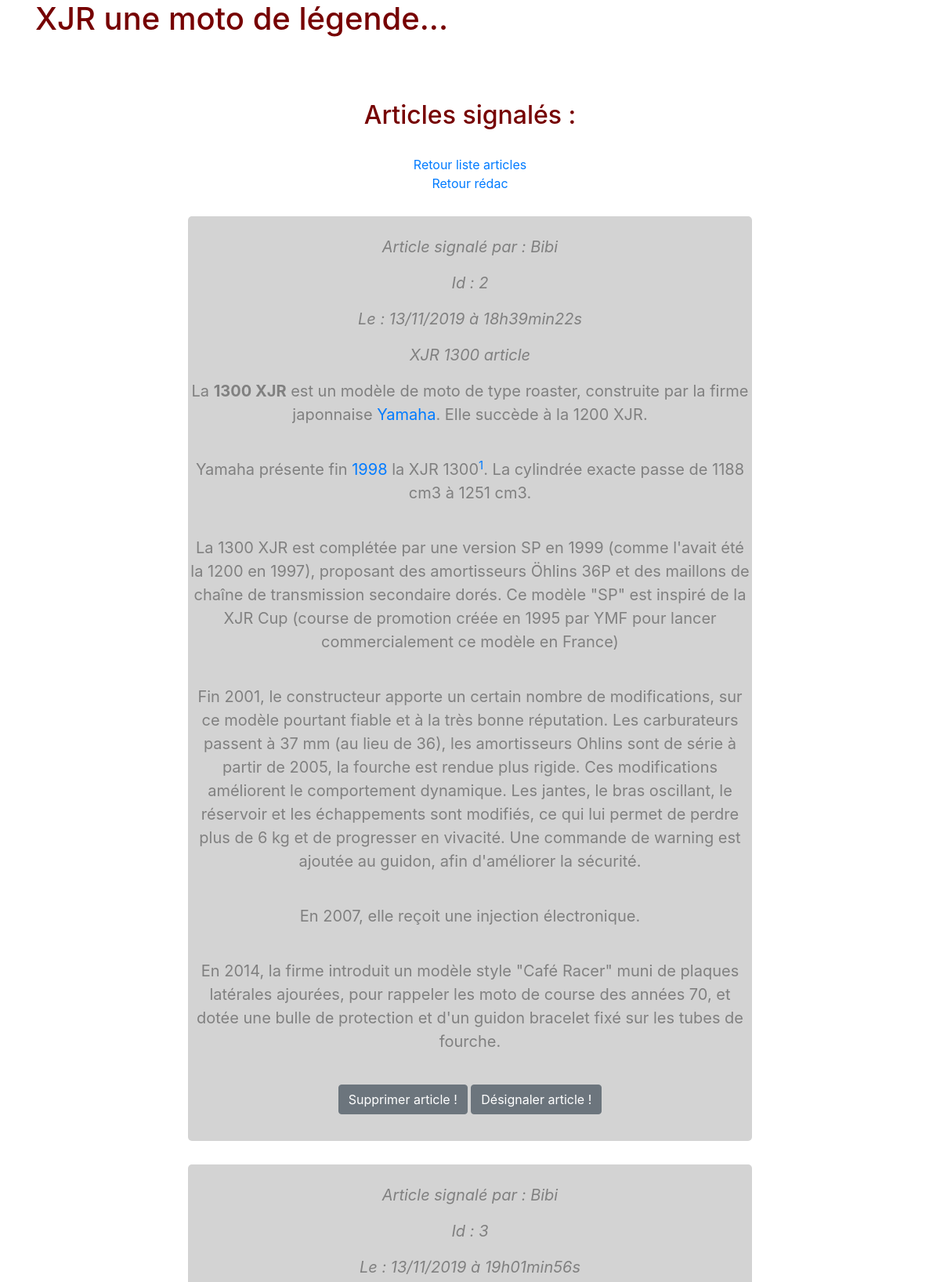
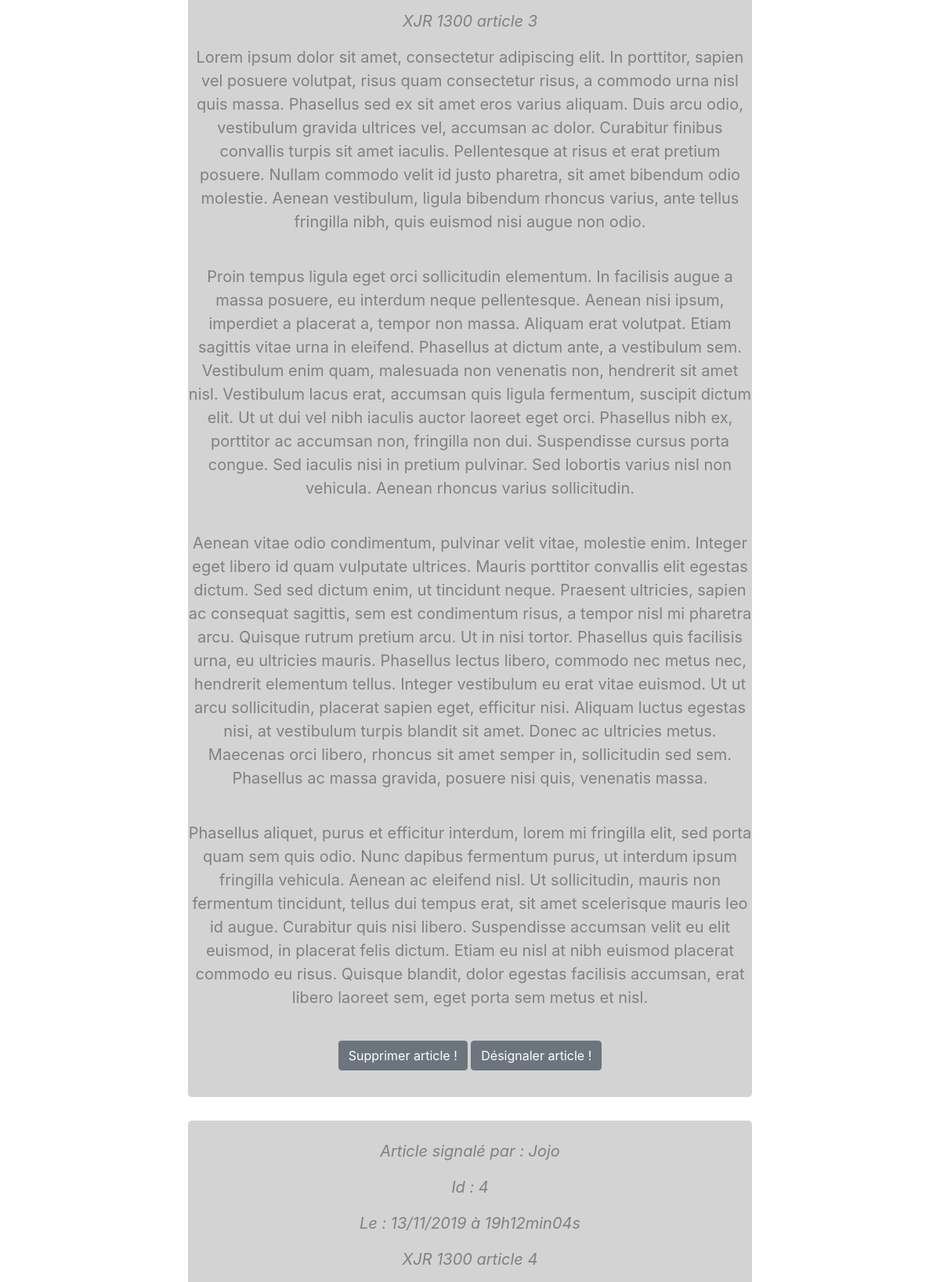
Page /index.php?action=getArticlesAdmin&signalement=1 (signed in, upper part) on the committed database (2 pictures, top to bottom).
### tables this page shows
CREATE TABLE IF NOT EXISTS `articles` (
  `id` int(11) NOT NULL AUTO_INCREMENT,
  `id_rubrique` int(11) NOT NULL DEFAULT '1',
  `id_user` int(11) NOT NULL,
  `title` varchar(70) NOT NULL,
  `content` text NOT NULL,
  `signalement` tinyint(1) DEFAULT '0',
  `creation_date` datetime NOT NULL,
  PRIMARY KEY (`id`)
);

CREATE TABLE IF NOT EXISTS `membres` (
  `id` int(11) NOT NULL AUTO_INCREMENT,
  `pseudo` varchar(70) NOT NULL,
  `mail` varchar(70) NOT NULL,
  `motdepasse` varchar(80) NOT NULL,
  `droits` tinyint(1) DEFAULT '1',
  `avatar` varchar(30) NOT NULL,
  PRIMARY KEY (`id`)
);

### controllers/ControllerAdmin.php (called while the page is built, shortened)
<?php
class ControllerAdmin
{
    public function getArticlesAdmin()
    {
        $articleManager = new ArticlesManager();
        $artic = $articleManager->getArticlesSignal($_GET['signalement']);
        require ('views/backend/signalArticle.php');
    }
}

### models/ArticlesManager.php (called while the page is built, shortened)
<?php
class ArticlesManager extends Manager
{
	public function getArticlesSignal($signalement)
	{
		$db = $this->dbConnect();
		$artic = $db->prepare('SELECT articles.id, membres.pseudo, articles.title, articles.content, articles.signalement, DATE_FORMAT(creation_date, \'%d/%m/%Y à %Hh%imin%ss\') AS creation_date_fr FROM articles INNER JOIN membres ON articles.id_user = membres.id WHERE signalement = 1');
		$artic->execute(array($signalement));
		return $artic;
	}
}

### views/backend/signalArticle.php (the view, shortened to what this page needs)
<div>
   <div align="center">
      <div>
         <br><br><br>
         <h2>Articles signalés :</h2>
         <br>
         <a href="index.php?action=listArticlesAdmin">Retour liste articles</a><br>
         <a href="index.php?action=adminViewConnect">Retour rédac</a>
         <?php
            while ($data = $artic->fetch()): ?>
         <div class="encart">
            <br>
            <p><em>Article signalé par : <?= $data['pseudo'] ?></em></p>
            <p><em>Id : <?= $data['id'] ?></em></p>
            <p><em>Le : <?= $data['creation_date_fr'] ?></em></p>
            <p><em><?= $data['title'] ?></em></p>
            <p><?= nl2br($data['content']) ?></p>
            <br>
            <a href="index.php?action=supprimerArticle&amp;id=<?=$data['id'] ?>"><button type="submit" name="supprimerArticle"class="btn btn-secondary">Supprimer article !</button></a>
            <a href="index.php?action=designalArticle&amp;id=<?=$data['id'] ?>"><button type="submit" name="designalArticle" class="btn btn-secondary">Désignaler article !</button></a><br><br>
         </div>
         <?php endwhile;
            ?>
      </div>
   </div>
</div>
<?php require('templateAdmin.php'); ?>

### publics/css/style.css (style rules this page uses)
h1, h2 { color: #760001; }
p { font-size: 20px; color: grey; }
.encart { margin-top: 30px; padding-bottom: 10px; margin-bottom: 25px; background-color: lightgrey; border-radius: 5px; width: 60%; }

### rows in the picture
articles: id_user.pseudo "Bibi", id "2", creation_date_fr "13/11/2019 à 18h39min22s", title "XJR 1300 article", content "La 1300 XJR est un modèle de moto de type roaster, construite par la firme japonnaise Yamaha . Elle succède à la 1200 XJR. Yamaha présente fin 1998 la XJR 1300 1 . La cylindrée exacte passe de 1188 cm3 à 1251 cm3. La 1300 XJR est complétée par une version SP en 1999 (comme l'avait été la 1200 en 1997), proposant des amortisseurs Öhlins 36P et des maillons de chaîne de transmission secondaire dorés. Ce modèle \"SP\" est inspiré de la XJR Cup (course de promotion créée en 1995 par YMF pour lancer commercialement ce modèle en France) Fin 2001, le constructeur apporte un certain nombre de modifications, sur ce modèle pourtant fiable et à la très bonne réputation. Les carburateurs passent à 37 mm…"
articles: id_user.pseudo "Bibi", id "3", creation_date_fr "13/11/2019 à 19h01min56s", title "XJR 1300 article 3", content "Lorem ipsum dolor sit amet, consectetur adipiscing elit. In porttitor, sapien vel posuere volutpat, risus quam consectetur risus, a commodo urna nisl quis massa. Phasellus sed ex sit amet eros varius aliquam. Duis arcu odio, vestibulum gravida ultrices vel, accumsan ac dolor. Curabitur finibus convallis turpis sit amet iaculis. Pellentesque at risus et erat pretium posuere. Nullam commodo velit id justo pharetra, sit amet bibendum odio molestie. Aenean vestibulum, ligula bibendum rhoncus varius, ante tellus fringilla nibh, quis euismod nisi augue non odio. Proin tempus ligula eget orci sollicitudin elementum. In facilisis augue a massa posuere, eu interdum neque pellentesque. Aenean nisi…"
articles: id_user.pseudo "Jojo", id "4", creation_date_fr "13/11/2019 à 19h12min04s", title "XJR 1300 article 4"
